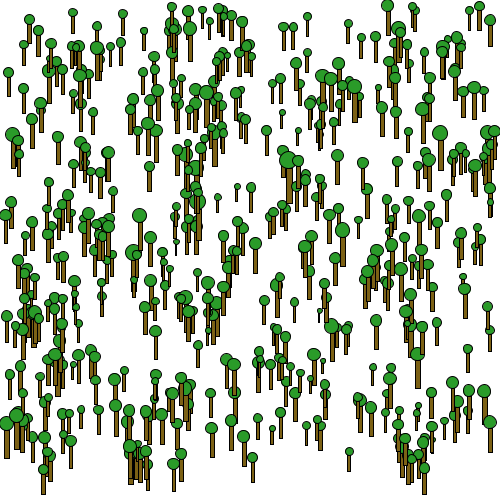
Frame 1 (no input)
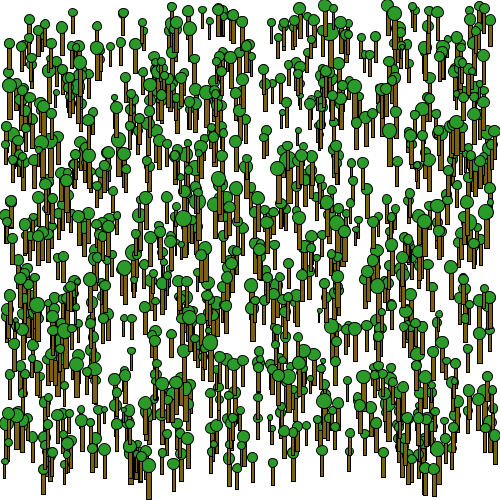
Frame 2 (the mouse pressed at the canvas centre, redrawn once)

The Processing sketch that drew these frames (run headless with seeded random() and noise(); the mouse was pressed at the canvas centre and the sketch redrawn once):

// Processing sketch: processing_153199
// ── processing_153199.pde

// setup function -- called once when the program begins
void setup() {

  // set the display window to size 500 x 500 pixels
  size(500, 500);

  // set the background colour to white
  background(255);
  noLoop();
}

void draw(){
  
  float averageTreeSize = 10;
float sdTreeSize = 2;


for (int i = 0; i < 500; ++i) {
    float treeSize = averageTreeSize + (randomGaussian() * sdTreeSize);
    drawTree( random(5,495), random(5,470), treeSize);
}
}
  void drawTree(float treeX, float treeY, float tSize){
   
    fill(42, 155, 41);
    ellipse (treeX, treeY, tSize, tSize);
    fill(124, 97, 21);
    rect(treeX-1.5, treeY+(tSize/2), tSize/3, tSize*2);
    
  }
